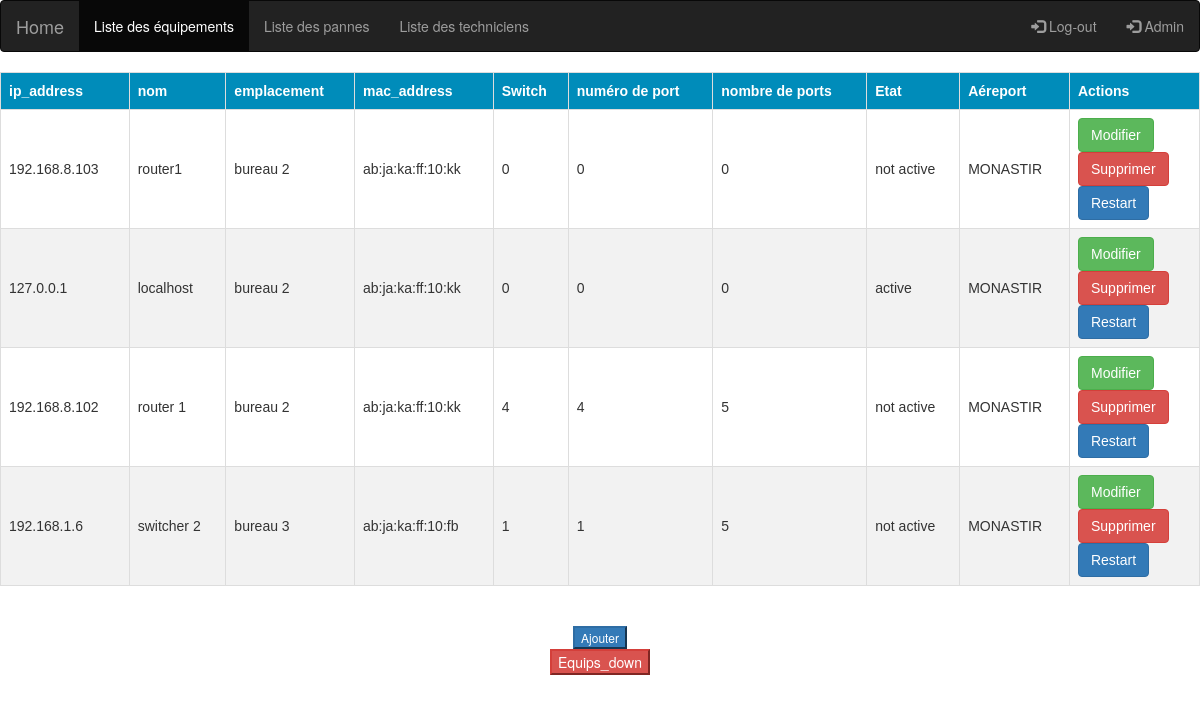
Before: /equips/show/ with the older database file.
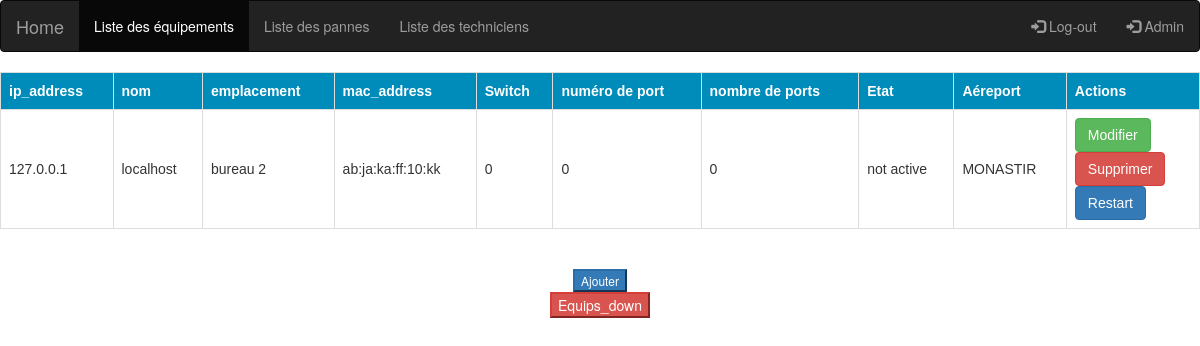
After: the same page with the newer database file.
### monitor/models.py (models this page shows, shortened)
class Equipement(models.Model):
    MONASTIR = 'MONASTIR'
    ENFIDHA = 'ENFIDHA'
    aireport = [
        (MONASTIR, 'monastir'),
        (ENFIDHA, 'enfidha'),
    ]
    ip_add = models.CharField(max_length=20)
    nom = models.CharField(max_length=30)
    emplacement = models.CharField(max_length=30)
    mac_add = models.CharField(max_length=30)
    etat = models.CharField(max_length=30)
    aeroport = models.CharField(max_length=30,choices=aireport,
        default=MONASTIR,)
    switch = models.CharField(max_length=30,default=0,unique=False)
    num_port = models.IntegerField(default=0)
    nbre_port = models.IntegerField(default=0)

### monitor/views.py (the view)
# urls.py: path('show/', views.show),
def show(request):
   equipements = Equipement.objects.all()
   return render(request,"show.html",{'equipements': equipements})

### monitor/templates/show.html (shortened to what this page needs)
<!DOCTYPE html>
<html lang="en" xmlns="http://www.w3.org/1999/html">
<head>
{% load static %}
    <link rel="stylesheet" href="{% static  'css/style.css' %}"/>
</head>
<link href="//maxcdn.bootstrapcdn.com/bootstrap/3.3.0/css/bootstrap.min.css" rel="stylesheet" id="bootstrap-css">
<nav class="navbar navbar-inverse">
  <div class="container-fluid">
    <div class="navbar-header">
      <a class="navbar-brand" href="/">Home</a>
    </div>
    <ul class="nav navbar-nav">
      <li class="active"><a href="/equips/show">Liste des équipements</a></li>
      <li><a href="/equips/show_panne">Liste des pannes</a></li>
      <li><a href="/equips/show_technicien">Liste des techniciens</a></li>
    </ul>
    <ul class="nav navbar-nav navbar-right">
      <li><a href="{% url 'logout' %}"><span class="glyphicon glyphicon-log-in"></span> Log-out</a></li>
      <li><a href="/admin"><span class="glyphicon glyphicon-log-in"></span> Admin</a></li>
    </ul>
  </div>
</nav>
<table id="customers">
    <thead class="thead-dark">
    <tr>
        <th>ip_address</th>
        <th>nom</th>
        <th>emplacement</th>
        <th>mac_address</th>
        <th>Switch</th>
        <th>numéro de port</th>
        <th>nombre de ports</th>
        <th>Etat</th>
        <th>Aéreport</th>
        <th>Actions</th>
    </tr>
    </thead>
    <tbody class="table">
    {% for equipement in equipements %}
    <tr>
        <td>{{ equipement.ip_add }}</td>
        <td>{{ equipement.nom }}</td>
        <td>{{ equipement.emplacement }}</td>
        <td>{{ equipement.mac_add }}</td>
        <td>{{ equipement.switch }}</td>
        <td>{{ equipement.num_port }}</td>
        <td>{{ equipement.nbre_port }}</td>
        <td>{{ equipement.etat }}</td>
        <td>{{ equipement.aeroport }}</td>
        <td><b>
            <form action="/equips/update/{{ equipement.id}}" >
            <input type="submit" class="btn btn-success" value="Modifier">
            </form>
            <form action="/equips/delete/{{ equipement.id}}" >
            <input type="submit" class="btn btn-danger" value="Supprimer">
            </form>
            <form action="/equips/shut/{{ equipement.id}}" >
            <input type="submit" class="btn btn-primary" value="Restart">
            </form></b>
        </td>
    </tr>
{% endfor %}
    </tbody>
</table>
<br>
<br>
<center><form action="/equips/equip" >
    <input type="submit" class="btn-primary" value="Ajouter">
</form></center>
 <center><form action="/equips/ping2" >
    <input type="submit" class="btn-danger" value="Equips_down">
</form></center>
</body>
</html>

### monitor/static/css/style.css (style rules this page uses)
ul { margin:0; padding-left:20px }
td,th { border:1px solid black; }
.btn-primary { font-size:12px;font-color:red;color:greenyellow;background-color:black;bottom:revert }
#customers { font-family: "Trebuchet MS", Arial, Helvetica, sans-serif; border-collapse: collapse; width: 100%; }
#customers td, #customers th { border: 1px solid #ddd; padding: 8px; }
#customers th { padding-top: 8px; padding-bottom: 8px; text-align: left; background-color:#008cba; color: white; }

Changed rows visible on the page:
removed Equipement: ip_add "192.168.8.103", nom "router1", emplacement "bureau 2", mac_add "ab:ja:ka:ff:10:kk", switch "0", num_port "0", nbre_port "0", etat "not active", aeroport "MONASTIR"
removed Equipement: ip_add "192.168.8.102", nom "router 1", emplacement "bureau 2", mac_add "ab:ja:ka:ff:10:kk", switch "4", num_port "4", nbre_port "5", etat "not active", aeroport "MONASTIR"
removed Equipement: ip_add "192.168.1.6", nom "switcher 2", emplacement "bureau 3", mac_add "ab:ja:ka:ff:10:fb", switch "1", num_port "1", nbre_port "5", etat "not active", aeroport "MONASTIR"
changed Equipement "localhost": etat "active" → "not active"
